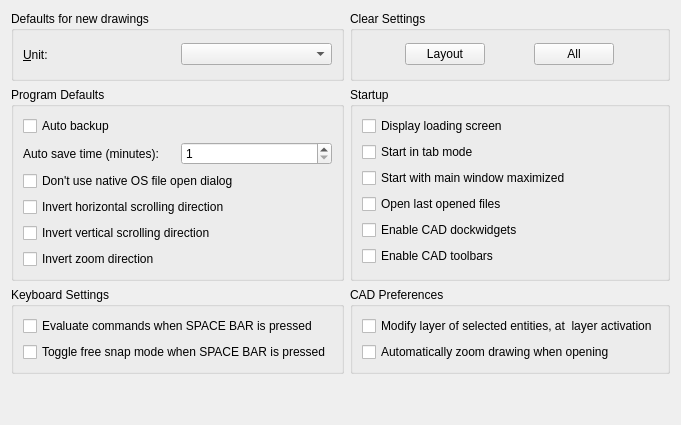
     <widget class="QWidget" name="tab_3">
      <attribute name="title">
       <string>&amp;Defaults</string>
      </attribute>
      <layout class="QGridLayout">
       <item row="1" column="0">
        <widget class="QGroupBox" name="groupBox">
         <property name="sizePolicy">
          <sizepolicy hsizetype="Preferred" vsizetype="Minimum">
           <horstretch>0</horstretch>
           <verstretch>0</verstretch>
          </sizepolicy>
         </property>
         <property name="minimumSize">
          <size>
           <width>0</width>
           <height>70</height>
          </size>
         </property>
         <property name="title">
          <string>Program Defaults</string>
         </property>
         <layout class="QVBoxLayout" name="verticalLayout">
          <item>
           <widget class="QCheckBox" name="cbAutoBackup">
            <property name="toolTip">
             <string>When set, LibreCAD will automatically generate a backup of your current drawing.</string>
            </property>
            <property name="text">
             <string>Auto backup</string>
            </property>
           </widget>
          </item>
          <item>
           <layout class="QHBoxLayout" name="horizontalLayout">
            <item>
             <widget class="QLabel" name="label">
              <property name="text">
               <string>Auto save time (minutes):</string>
              </property>
             </widget>
            </item>
            <item>
             <widget class="QSpinBox" name="cbAutoSaveTime">
              <property name="toolTip">
               <string>Time between automatic saving of the document in minutes.</string>
              </property>
              <property name="minimum">
               <number>1</number>
              </property>
              <property name="maximum">
               <number>60</number>
              </property>
             </widget>
            </item>
           </layout>
          </item>
          <item>
           <widget class="QCheckBox" name="cbUseQtFileOpenDialog">
            <property name="text">
             <string>Don't use native OS file open dialog</string>
            </property>
           </widget>
          </item>
          <item>
           <widget class="QCheckBox" name="cbWheelScrollInvertH">
            <property name="toolTip">
             <string>Inverts scrolling direction when using mouse wheel with Shift key.</string>
            </property>
            <property name="text">
             <string>Invert horizontal scrolling direction</string>
            </property>
           </widget>
          </item>
          <item>
           <widget class="QCheckBox" name="cbWheelScrollInvertV">
            <property name="toolTip">
             <string>Inverts scrolling direction when using mouse wheel with Ctrl key.</string>
            </property>
            <property name="text">
             <string>Invert vertical scrolling direction</string>
            </property>
           </widget>
          </item>
          <item>
           <widget class="QCheckBox" name="cbInvertZoomDirection">
            <property name="toolTip">
             <string>Inverts zoom direction when using mouse wheel.</string>
            </property>
            <property name="text">
             <string>Invert zoom direction</string>
            </property>
           </widget>
          </item>
         </layout>
        </widget>
       </item>
       <item row="3" column="0">
        <spacer name="verticalSpacer">
         <property name="orientation">
          <enum>Qt::Vertical</enum>
         </property>
         <property name="sizeHint" stdset="0">
          <size>
           <width>20</width>
           <height>40</height>
          </size>
         </property>
        </spacer>
       </item>
       <item row="0" column="1">
        <widget class="QGroupBox" name="groupBox_3">
         <property name="title">
          <string>Clear Settings</string>
         </property>
         <layout class="QHBoxLayout" name="horizontalLayout_2">
          <item>
           <widget class="QPushButton" name="pb_clear_geometry">
            <property name="sizePolicy">
             <sizepolicy hsizetype="Maximum" vsizetype="Fixed">
              <horstretch>0</horstretch>
              <verstretch>0</verstretch>
             </sizepolicy>
            </property>
            <property name="toolTip">
             <string>restores program geometry/layout to original state</string>
            </property>
            <property name="text">
             <string>Layout</string>
            </property>
           </widget>
          </item>
          <item>
           <widget class="QPushButton" name="pb_clear_all">
            <property name="sizePolicy">
             <sizepolicy hsizetype="Maximum" vsizetype="Fixed">
              <horstretch>0</horstretch>
              <verstretch>0</verstretch>
             </sizepolicy>
            </property>
            <property name="toolTip">
             <string>restores the program to its original state</string>
            </property>
            <property name="text">
             <string>All</string>
            </property>
           </widget>
          </item>
         </layout>
        </widget>
       </item>
       <item row="1" column="1">
        <widget class="QGroupBox" name="groupBox_2">
         <property name="title">
          <string>Startup</string>
         </property>
         <layout class="QVBoxLayout" name="verticalLayout_2">
          <item>
           <widget class="QCheckBox" name="cbSplash">
            <property name="text">
             <string>Display loading screen</string>
            </property>
           </widget>
          </item>
          <item>
           <widget class="QCheckBox" name="tab_mode_check_box">
            <property name="text">
             <string>Start in tab mode</string>
            </property>
           </widget>
          </item>
          <item>
           <widget class="QCheckBox" name="maximize_checkbox">
            <property name="text">
             <string>Start with main window maximized</string>
            </property>
           </widget>
          </item>
          <item>
           <widget class="QCheckBox" name="cbOpenLastFiles">
            <property name="text">
             <string>Open last opened files</string>
            </property>
           </widget>
          </item>
          <item>
           <widget class="QCheckBox" name="left_sidebar_checkbox">
            <property name="text">
             <string>Enable CAD dockwidgets</string>
            </property>
           </widget>
          </item>
          <item>
           <widget class="QCheckBox" name="cad_toolbars_checkbox">
            <property name="text">
             <string>Enable CAD toolbars</string>
            </property>
           </widget>
          </item>
         </layout>
        </widget>
       </item>
       <item row="0" column="0">
        <widget class="QGroupBox" name="buttonGroup5">
         <property name="sizePolicy">
          <sizepolicy hsizetype="Preferred" vsizetype="Preferred">
           <horstretch>0</horstretch>
           <verstretch>0</verstretch>
          </sizepolicy>
         </property>
         <property name="minimumSize">
          <size>
           <width>0</width>
           <height>70</height>
          </size>
         </property>
         <property name="title">
          <string>Defaults for new drawings</string>
         </property>
         <layout class="QHBoxLayout">
          <item>
           <widget class="QLabel" name="lUnit">
            <property name="sizePolicy">
             <sizepolicy hsizetype="Preferred" vsizetype="Minimum">
              <horstretch>0</horstretch>
              <verstretch>0</verstretch>
             </sizepolicy>
            </property>
            <property name="text">
             <string>&amp;Unit:</string>
            </property>
            <property name="wordWrap">
             <bool>false</bool>
            </property>
            <property name="buddy">
             <cstring>cbUnit</cstring>
            </property>
           </widget>
          </item>
          <item>
           <widget class="QComboBox" name="cbUnit">
            <property name="toolTip">
             <string>Drawing unit.</string>
            </property>
           </widget>
          </item>
         </layout>
        </widget>
       </item>
       <item row="2" column="0">
        <widget class="QGroupBox" name="groupBox_4">
         <property name="title">
          <string>Keyboard Settings</string>
         </property>
         <layout class="QVBoxLayout" name="verticalLayout_3">
          <item>
           <widget class="QCheckBox" name="cbEvaluateOnSpace">
            <property name="text">
             <string>Evaluate commands when SPACE BAR is pressed</string>
            </property>
           </widget>
          </item>
          <item>
           <widget class="QCheckBox" name="cbToggleFreeSnapOnSpace">
            <property name="toolTip">
             <string>&lt;html&gt;&lt;head/&gt;&lt;body&gt;&lt;p&gt;Temporarily toggle free snapping when the spacebar is pressed and the command window is activated&lt;/p&gt;&lt;/body&gt;&lt;/html&gt;</string>
            </property>
            <property name="text">
             <string>Toggle free snap mode when SPACE BAR is pressed</string>
            </property>
           </widget>
          </item>
         </layout>
        </widget>
       </item>
       <item row="2" column="1">
        <widget class="QGroupBox" name="groupBox_5">
         <property name="title">
          <string>CAD Preferences</string>
         </property>
         <layout class="QVBoxLayout" name="verticalLayout_4">
          <item>
           <widget class="QCheckBox" name="cbToActiveLayer">
            <property name="toolTip">
             <string>&lt;html&gt;&lt;head/&gt;&lt;body&gt;&lt;p&gt;When enabled, activating a layer would modify all selected entities to that new layer. To change layer of multiple entities: first select needed entities; activate a layer in the layer widget. This makes all selected entities modified to belong to the new layer.&lt;/p&gt;&lt;/body&gt;&lt;/html&gt;</string>
            </property>
            <property name="text">
             <string>Modify layer of selected entities, at  layer activation</string>
            </property>
           </widget>
          </item>
          <item>
           <widget class="QCheckBox" name="cbAutoZoomDrawing">
            <property name="text">
             <string>Automatically zoom drawing when opening</string>
            </property>
           </widget>
          </item>
         </layout>
        </widget>
       </item>
      </layout>
     </widget>
